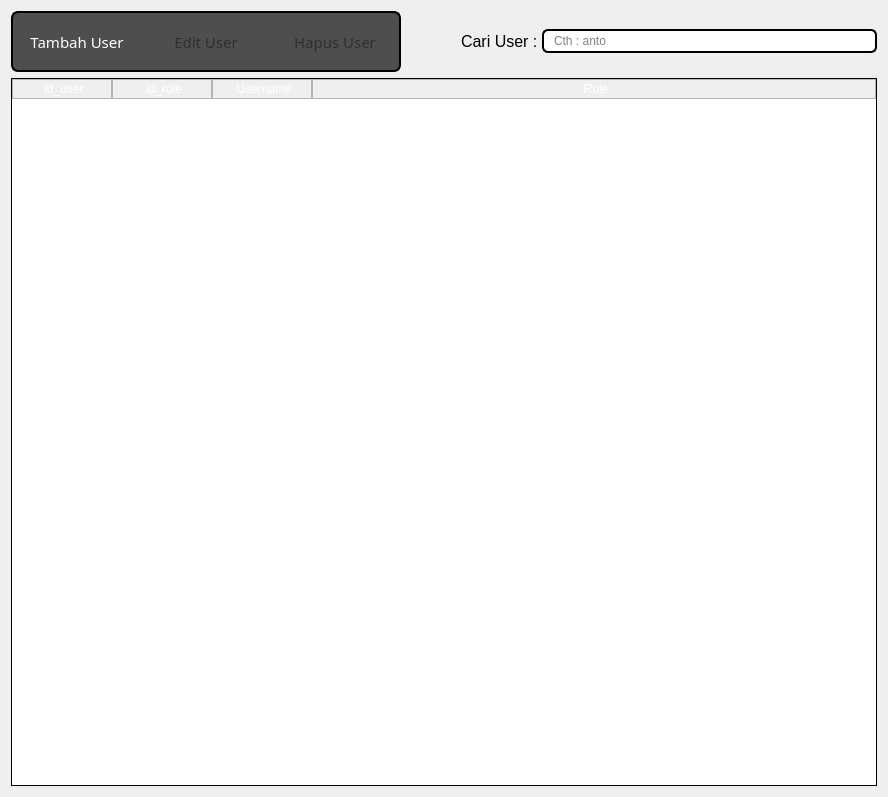
<?xml version="1.0" encoding="UTF-8"?>
<ui version="4.0">
 <class>Form</class>
 <widget class="QWidget" name="Form">
  <property name="geometry">
   <rect>
    <x>0</x>
    <y>0</y>
    <width>888</width>
    <height>797</height>
   </rect>
  </property>
  <property name="windowTitle">
   <string>User Account</string>
  </property>
  <layout class="QVBoxLayout" name="verticalLayout">
   <item>
    <layout class="QHBoxLayout" name="horizontalLayout">
     <property name="spacing">
      <number>0</number>
     </property>
     <item>
      <widget class="QPushButton" name="addButton">
       <property name="enabled">
        <bool>true</bool>
       </property>
       <property name="sizePolicy">
        <sizepolicy hsizetype="Expanding" vsizetype="Expanding">
         <horstretch>0</horstretch>
         <verstretch>0</verstretch>
        </sizepolicy>
       </property>
       <property name="maximumSize">
        <size>
         <width>130</width>
         <height>61</height>
        </size>
       </property>
       <property name="font">
        <font>
         <family>Sans Serif Collection</family>
         <pointsize>11</pointsize>
        </font>
       </property>
       <property name="styleSheet">
        <string notr="true">QPushButton {color:white; background-color:#4E4E4E;border:2px solid black;border-right:0px;
border-top-left-radius: 7px;
border-bottom-left-radius: 7px;
padding: 0 8px;}




QPushButton:hover:!pressed {
 background-color:#262626;
border-style:inset
}

QPushButton:hover {
 background-color:#171717
}


</string>
       </property>
       <property name="text">
        <string>Tambah User</string>
       </property>
      </widget>
     </item>
     <item>
      <widget class="QPushButton" name="editButton">
       <property name="enabled">
        <bool>false</bool>
       </property>
       <property name="sizePolicy">
        <sizepolicy hsizetype="Expanding" vsizetype="Expanding">
         <horstretch>0</horstretch>
         <verstretch>51</verstretch>
        </sizepolicy>
       </property>
       <property name="maximumSize">
        <size>
         <width>130</width>
         <height>61</height>
        </size>
       </property>
       <property name="font">
        <font>
         <family>Sans Serif Collection</family>
         <pointsize>11</pointsize>
        </font>
       </property>
       <property name="styleSheet">
        <string notr="true">QPushButton:disabled {
    color: rgba(0,0, 0, 100)
}

QPushButton {color:white; background-color:#4E4E4E;border:2px solid black;border-right:0px;border-left:0px;
padding: 0 8px;
}

QPushButton:hover:!pressed {
 background-color: #262626;
border-style:inset
}

QPushButton:hover {
 background-color:#171717
}





QPushButton:hover {
  background-color:rgb(61, 61, 61)
}

</string>
       </property>
       <property name="text">
        <string>Edit User</string>
       </property>
      </widget>
     </item>
     <item>
      <widget class="QPushButton" name="deleteButton">
       <property name="enabled">
        <bool>false</bool>
       </property>
       <property name="sizePolicy">
        <sizepolicy hsizetype="Expanding" vsizetype="Expanding">
         <horstretch>0</horstretch>
         <verstretch>0</verstretch>
        </sizepolicy>
       </property>
       <property name="maximumSize">
        <size>
         <width>130</width>
         <height>61</height>
        </size>
       </property>
       <property name="font">
        <font>
         <family>Sans Serif Collection</family>
         <pointsize>11</pointsize>
        </font>
       </property>
       <property name="styleSheet">
        <string notr="true">QPushButton:disabled {
    color: rgba(0,0, 0, 100)
}

QPushButton {color:white; background-color:#4E4E4E;border:2px solid black;border-left:0px;
padding: 0 8px;
border-top-right-radius: 7px;
border-bottom-right-radius: 7px;
}

QPushButton:hover:!pressed {
 background-color: #262626;
border-style:inset
}

QPushButton:hover {
 background-color:#171717
}





QPushButton:hover {
  background-color:rgb(61, 61, 61)
}

</string>
       </property>
       <property name="text">
        <string>Hapus User</string>
       </property>
      </widget>
     </item>
     <item>
      <spacer name="horizontalSpacer_2">
       <property name="orientation">
        <enum>Qt::Horizontal</enum>
       </property>
       <property name="sizeType">
        <enum>QSizePolicy::Minimum</enum>
       </property>
       <property name="sizeHint" stdset="0">
        <size>
         <width>60</width>
         <height>20</height>
        </size>
       </property>
      </spacer>
     </item>
     <item>
      <widget class="QLabel" name="label">
       <property name="styleSheet">
        <string notr="true">color:black;</string>
       </property>
       <property name="text">
        <string>&lt;html&gt;&lt;head/&gt;&lt;body&gt;&lt;p&gt;&lt;span style=&quot; font-size:12pt;&quot;&gt;Cari User : &lt;/span&gt;&lt;/p&gt;&lt;/body&gt;&lt;/html&gt;</string>
       </property>
      </widget>
     </item>
     <item>
      <widget class="QLineEdit" name="searchField">
       <property name="sizePolicy">
        <sizepolicy hsizetype="Expanding" vsizetype="Minimum">
         <horstretch>0</horstretch>
         <verstretch>0</verstretch>
        </sizepolicy>
       </property>
       <property name="styleSheet">
        <string notr="true">border: 2px solid black;
border-radius: 6px;
padding: 0 8px;
min-height: 20px ;
max-height:20px;
selection-background-color: gray;
color:black
</string>
       </property>
       <property name="placeholderText">
        <string>Cth : anto</string>
       </property>
      </widget>
     </item>
    </layout>
   </item>
   <item>
    <widget class="QTableWidget" name="accountTable">
     <property name="sizePolicy">
      <sizepolicy hsizetype="Preferred" vsizetype="Expanding">
       <horstretch>0</horstretch>
       <verstretch>0</verstretch>
      </sizepolicy>
     </property>
     <property name="styleSheet">
      <string notr="true">QTableWidget{

border: 1px solid black ;

border-color:black;


}


QHeaderView::section {
    background-color: qlineargradient(x1:0, y1:0, x2:0, y2:1,
                                      stop:0 #616161, stop: 0.5 #000000,
                                      stop: 0.6 #000000, stop:1 #656565);
    color: white;
    padding-left: 4px;
    border: 1px solid #B5B5B5;

}


QTableWidget QTableCornerButton::section {
  background-color: qlineargradient(x1:0, y1:0, x2:0, y2:1,
                                      stop:0 #616161, stop: 0.5 #000000,
                                      stop: 0.6 #000000, stop:1 #656565); }


</string>
     </property>
     <property name="sizeAdjustPolicy">
      <enum>QAbstractScrollArea::AdjustToContents</enum>
     </property>
     <property name="editTriggers">
      <set>QAbstractItemView::NoEditTriggers</set>
     </property>
     <property name="dragDropOverwriteMode">
      <bool>false</bool>
     </property>
     <property name="selectionMode">
      <enum>QAbstractItemView::SingleSelection</enum>
     </property>
     <property name="selectionBehavior">
      <enum>QAbstractItemView::SelectRows</enum>
     </property>
     <property name="verticalScrollMode">
      <enum>QAbstractItemView::ScrollPerItem</enum>
     </property>
     <property name="showGrid">
      <bool>true</bool>
     </property>
     <property name="sortingEnabled">
      <bool>false</bool>
     </property>
     <attribute name="horizontalHeaderVisible">
      <bool>true</bool>
     </attribute>
     <attribute name="horizontalHeaderDefaultSectionSize">
      <number>100</number>
     </attribute>
     <attribute name="horizontalHeaderStretchLastSection">
      <bool>true</bool>
     </attribute>
     <column>
      <property name="text">
       <string>id_user</string>
      </property>
     </column>
     <column>
      <property name="text">
       <string>id_role</string>
      </property>
     </column>
     <column>
      <property name="text">
       <string>Username</string>
      </property>
     </column>
     <column>
      <property name="text">
       <string>Role</string>
      </property>
     </column>
    </widget>
   </item>
  </layout>
 </widget>
 <resources/>
 <connections/>
</ui>
